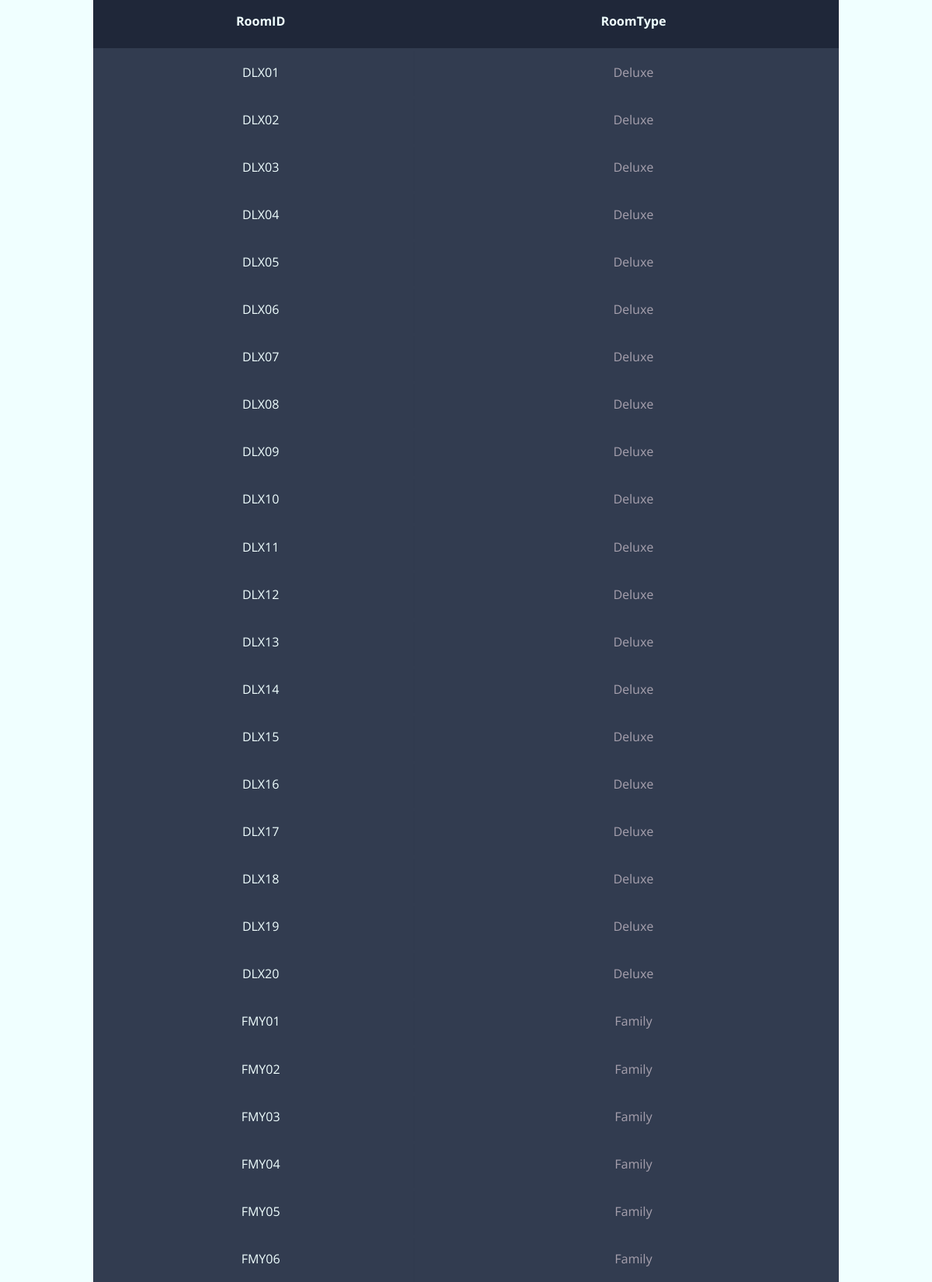
Screenshot of /RoomList.php (upper part) with the database file from the repository.
### tables this page shows
CREATE TABLE `room_list` (
  `RoomID` varchar(8) NOT NULL,
  `RoomType` varchar(16) NOT NULL
);

### RoomList.php (the view, shortened to what this page needs)
<?php
	$Host = "localhost";
	$username = "root";
	$pass = "";
	$myDB = "hotel_db";
	$con = mysqli_connect($Host,$username,$pass,$myDB);
?>
<!DOCTYPE html>
<html>
<head>
	<link href="//maxcdn.bootstrapcdn.com/bootstrap/4.1.1/css/bootstrap.min.css" rel="stylesheet" id="bootstrap-css">
		<link rel='stylesheet' href='https://use.fontawesome.com/releases/v5.7.0/css/all.css'>
		<link rel="stylesheet" href="nav.css">
		<link rel="stylesheet" href="Template.css">
	</head>
</head>
<body>
	<?php
		$result = mysqli_query($con,"SELECT * FROM room_list");
		?>
		<table class="container">
		<tr>
			<th><h1><div align="center">RoomID</div></h1></th>
			<th><h1><div align="center">RoomType</div></h1></th>
		</tr>
		<?php while($row = mysqli_fetch_array($result)) :?>
			<tr>
				<td><div align="center"><?php echo $row['RoomID']; ?></div></td>
				<td><div align="center"><?php echo $row['RoomType']; ?></div></td>
			</tr>
		<?php endwhile ?>
		</table>
</body>
</html>

### Template.css (style rules this page uses)
body { font-family: 'Open Sans', sans-serif; font-weight: 300; line-height: 1.42em; color:#A7A1AE; background-color:#F0FFFF; }
h1 { font-size:3em; font-weight: 300; line-height:1em; text-align: center; color: #4DC3FA; }
.container th h1 { font-weight: bold; font-size: 1em; text-align: left; color: #F0FFFF; }
.container td { font-weight: normal; font-size: 1em; -webkit-box-shadow: 0 2px 2px -2px #0E1119; -moz-box-shadow: 0 2px 2px -2px #0E1119; box-shadow: 0 2px 2px -2px #0E1119; }
.container { text-align: left; overflow: hidden; width: 80%; margin: 0 auto; display: table; padding: 0 0 8em 0; }
.container td, .container th { padding-bottom: 2%; padding-top: 2%; padding-left:2%; }
.container tr:nth-child(odd) { background-color: #323C50; }
.container tr:nth-child(even) { background-color: #323C50; }
.container th { background-color: #1F2739; }
.container td:first-child { color: #F0FFFF; }

### rows the page displays
room_list: RoomID "DLX01", RoomType "Deluxe"
room_list: RoomID "DLX02", RoomType "Deluxe"
room_list: RoomID "DLX03", RoomType "Deluxe"
room_list: RoomID "DLX04", RoomType "Deluxe"
room_list: RoomID "DLX05", RoomType "Deluxe"
room_list: RoomID "DLX06", RoomType "Deluxe"
room_list: RoomID "DLX07", RoomType "Deluxe"
room_list: RoomID "DLX08", RoomType "Deluxe"
room_list: RoomID "DLX09", RoomType "Deluxe"
room_list: RoomID "DLX10", RoomType "Deluxe"
room_list: RoomID "DLX11", RoomType "Deluxe"
room_list: RoomID "DLX12", RoomType "Deluxe"
room_list: RoomID "DLX13", RoomType "Deluxe"
room_list: RoomID "DLX14", RoomType "Deluxe"
room_list: RoomID "DLX15", RoomType "Deluxe"
room_list: RoomID "DLX16", RoomType "Deluxe"
room_list: RoomID "DLX17", RoomType "Deluxe"
room_list: RoomID "DLX18", RoomType "Deluxe"
room_list: RoomID "DLX19", RoomType "Deluxe"
room_list: RoomID "DLX20", RoomType "Deluxe"
room_list: RoomID "FMY01", RoomType "Family"
room_list: RoomID "FMY02", RoomType "Family"
room_list: RoomID "FMY03", RoomType "Family"
room_list: RoomID "FMY04", RoomType "Family"
room_list: RoomID "FMY05", RoomType "Family"
room_list: RoomID "FMY06", RoomType "Family"
